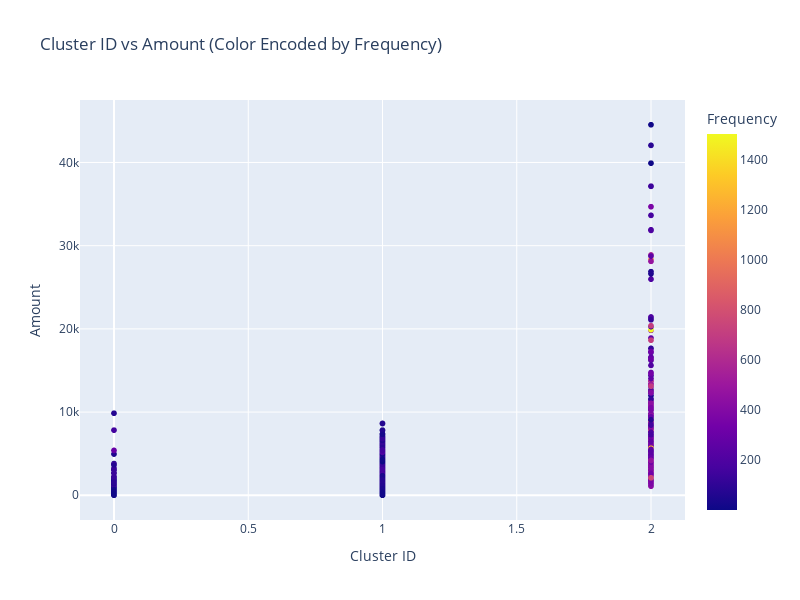

Here is the notebook cell this chart was saved with:
### Code cell
fig = px.scatter(merged_rfm, x='Cluster_Id', y='Amount', color='Frequency',
                 title='Cluster ID vs Amount (Color Encoded by Frequency)',
                 labels={'Cluster_Id': 'Cluster ID', 'Amount': 'Amount', 'Frequency': 'Frequency'})

fig.update_layout(
    xaxis=dict(title="Cluster ID", title_font=dict(size=14)),
    yaxis=dict(title="Amount", title_font=dict(size=14)),
    showlegend=True,
    width=800,
    height=600
)

fig.show()

### Figure 1 — Plotly figure (JSON) as saved in the notebook; plotly's stock layout.template omitted (floating-point values rounded to 4 significant figures; data arrays with more than 128 entries replaced by an {"elided": "..."} marker saying what was removed)
{"data": [{"hovertemplate": "Cluster ID=%{x}<br>Amount=%{y}<br>Frequency=%{marker.color}<extra></extra>", "legendgroup": "", "marker": {"color": {"elided": "4314 int values"}, "coloraxis": "coloraxis", "symbol": "circle"}, "mode": "markers", "name": "", "showlegend": false, "type": "scattergl", "x": {"elided": "4314 int values"}, "xaxis": "x", "y": {"elided": "4314 float values"}, "yaxis": "y"}], "layout": {"coloraxis": {"colorbar": {"title": {"text": "Frequency"}}, "colorscale": [[0, "#0d0887"], [0.1111, "#46039f"], [0.2222, "#7201a8"], [0.3333, "#9c179e"], [0.4444, "#bd3786"], [0.5556, "#d8576b"], [0.6667, "#ed7953"], [0.7778, "#fb9f3a"], [0.8889, "#fdca26"], [1, "#f0f921"]]}, "height": 600, "legend": {"tracegroupgap": 0}, "showlegend": true, "title": {"text": "Cluster ID vs Amount (Color Encoded by Frequency)"}, "width": 800, "xaxis": {"anchor": "y", "domain": [0, 1], "title": {"font": {"size": 14}, "text": "Cluster ID"}}, "yaxis": {"anchor": "x", "domain": [0, 1], "title": {"font": {"size": 14}, "text": "Amount"}}}}
